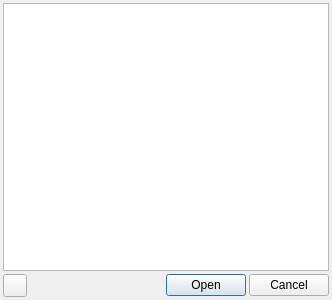
<?xml version="1.0" encoding="UTF-8"?>
<ui version="4.0">
 <class>HistoryDlg</class>
 <widget class="QDialog" name="HistoryDlg">
  <property name="geometry">
   <rect>
    <x>0</x>
    <y>0</y>
    <width>332</width>
    <height>300</height>
   </rect>
  </property>
  <property name="windowTitle">
   <string>History</string>
  </property>
  <layout class="QGridLayout" name="gridLayout">
   <property name="leftMargin">
    <number>3</number>
   </property>
   <property name="topMargin">
    <number>3</number>
   </property>
   <property name="rightMargin">
    <number>3</number>
   </property>
   <property name="bottomMargin">
    <number>3</number>
   </property>
   <property name="spacing">
    <number>3</number>
   </property>
   <item row="1" column="1">
    <spacer name="horizontalSpacer">
     <property name="orientation">
      <enum>Qt::Horizontal</enum>
     </property>
     <property name="sizeHint" stdset="0">
      <size>
       <width>141</width>
       <height>20</height>
      </size>
     </property>
    </spacer>
   </item>
   <item row="1" column="2">
    <widget class="QPushButton" name="btnOpen">
     <property name="text">
      <string>Open</string>
     </property>
    </widget>
   </item>
   <item row="1" column="3">
    <widget class="QPushButton" name="btnCancel">
     <property name="text">
      <string>Cancel</string>
     </property>
    </widget>
   </item>
   <item row="1" column="0">
    <widget class="QToolButton" name="clearBtn">
     <property name="toolTip">
      <string>Remove All History</string>
     </property>
     <property name="text">
      <string/>
     </property>
     <property name="icon">
      <iconset resource="resources.qrc">
       <normaloff>:/plugins/geo_knowledge_ai/image/removeAll.svg</normaloff>:/plugins/geo_knowledge_ai/image/removeAll.svg</iconset>
     </property>
    </widget>
   </item>
   <item row="0" column="0" colspan="4">
    <widget class="QListWidget" name="listWidget"/>
   </item>
  </layout>
 </widget>
 <resources>
  <include location="resources.qrc"/>
 </resources>
 <connections/>
</ui>
